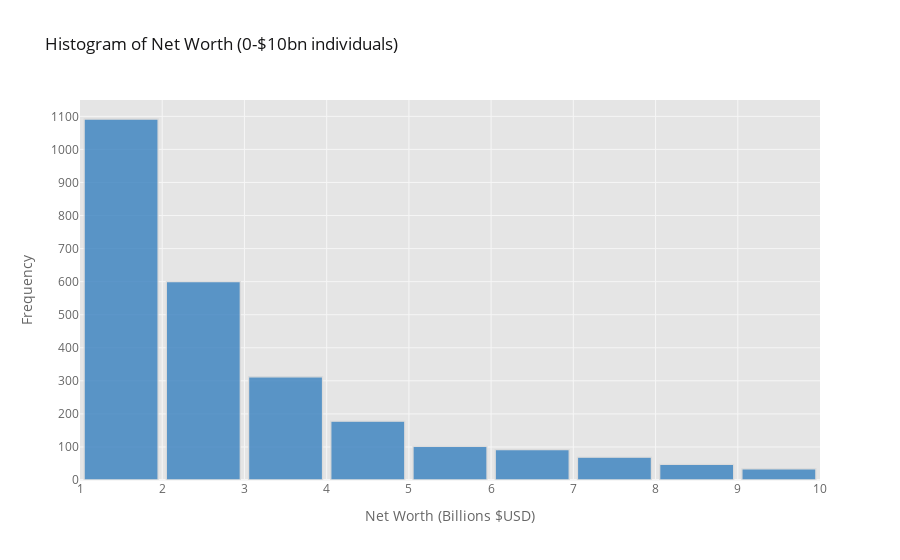

Notebook cell for this chart:
### Markdown cell above
### Let's Look Closer at the Range between 0 and 10 Billion USD

### Code cell
networth_hist_02 = df[['networth']].figure(kind="histogram", 
                        bins=(0, 10, 1), 
                        title="Histogram of Net Worth (0-$10bn individuals)", 
                        xTitle="Net Worth (Billions $USD)", 
                        yTitle="Frequency",
                        theme="ggplot",
                        color="blue",
                        bargap=0.1,
                        orientation="v",
                        text="networth")
networth_hist_02.update_yaxes(nticks=20)
networth_hist_02.update_xaxes(nticks=10)

display(networth_hist_02)

### Figure 1 — Plotly figure (JSON) as saved in the notebook; plotly's stock layout.template omitted (floating-point values rounded to 4 significant figures; data arrays with more than 128 entries replaced by an {"elided": "..."} marker saying what was removed)
{"data": [{"autobinx": false, "histfunc": "count", "histnorm": "", "marker": {"color": "rgba(55, 128, 191, 1.0)", "line": {"color": "#D9D9D9", "width": 1.3}}, "name": "networth", "opacity": 0.8, "orientation": "v", "type": "histogram", "x": {"elided": "2755 float values"}, "xbins": {"end": 10, "size": 1, "start": 0}}], "layout": {"bargap": 0.1, "barmode": "overlay", "legend": {"bgcolor": "#FFFFFF", "font": {"color": "#666666"}}, "paper_bgcolor": "#FFFFFF", "plot_bgcolor": "#E5E5E5", "title": {"font": {"color": "#151516"}, "text": "Histogram of Net Worth (0-$10bn individuals)"}, "xaxis": {"gridcolor": "#F6F6F6", "nticks": 10, "showgrid": true, "tickfont": {"color": "#666666"}, "title": {"font": {"color": "#666666"}, "text": "Net Worth (Billions $USD)"}, "zerolinecolor": "#F6F6F6"}, "yaxis": {"gridcolor": "#F6F6F6", "nticks": 20, "showgrid": true, "tickfont": {"color": "#666666"}, "title": {"font": {"color": "#666666"}, "text": "Frequency"}, "zerolinecolor": "#F6F6F6"}}}
